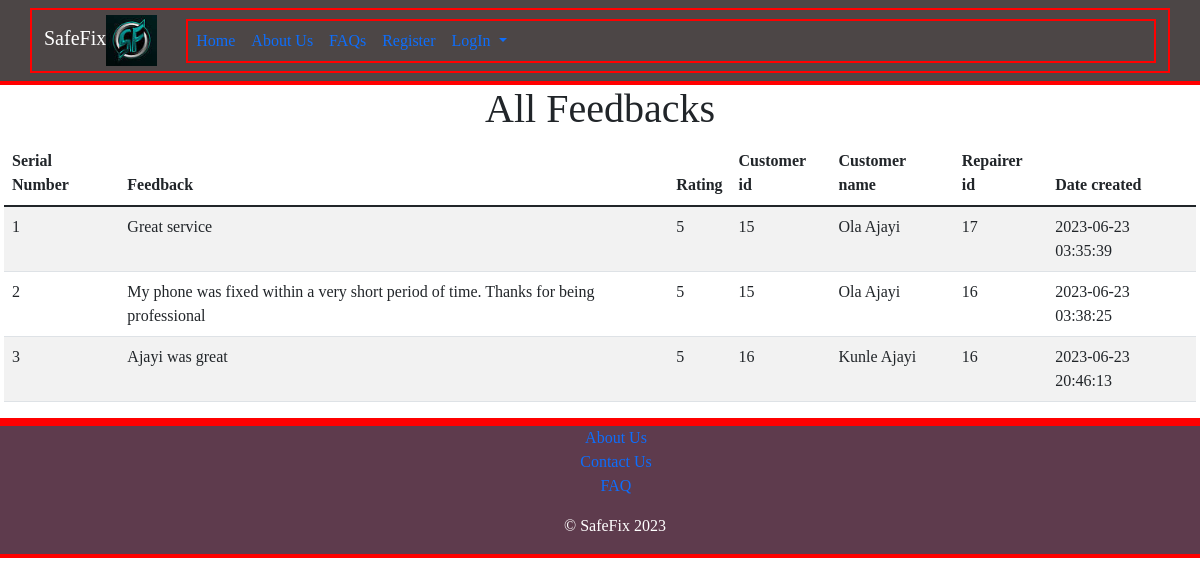
The app's page /adminAllFeedbacks.php with its own data.
### tables this page shows
CREATE TABLE `feedback` (
  `feedback_id` int(11) NOT NULL,
  `feedbacks` text NOT NULL,
  `rating` varchar(11) NOT NULL,
  `customer_id` int(11) NOT NULL,
  `repairer_id` int(11) NOT NULL,
  `date_created` timestamp NOT NULL DEFAULT current_timestamp()
);

### classes/dbconnection.php (called while the page is built, shortened)
<?php
class Dbconnection{
    private $conn;
    public function connect(){
        try{
            $this->conn = new PDO(self::DSN, self::DB_USERNAME, self::DB_PASSWORD);
            $this->conn->setAttribute(PDO::ATTR_ERRMODE, PDO::ERRMODE_EXCEPTION);
        }catch(PDOException $ex){
            error_log("Connection Unsuccessful". $ex->getMessage());
        }
        return $this->conn;
    }
}
?>

### classes/Feedback.php (called while the page is built, shortened)
<?php
require_once("Dbconnection.php");
class Feedback extends Dbconnection{
        public function fectchfeedback(){
             $sql = "SELECT feedbacks, rating, customer_id, repairer_id, date_created, concat(customer.cust_firstName, ' ', customer.cust_lastName) as 'customer name' FROM feedback INNER JOIN customer on feedback.customer_id = customer.cust_id";
            $stmt = $this->connect()->prepare($sql);
            $stmt->execute();
            $result = $stmt->fetchAll(PDO::FETCH_ASSOC);
            return $result;
        }
}

### adminAllFeedbacks.php (the view)
<?php
    require("classes/Feedback.php");
    $feedback = new Feedback();
    $allfeedbacks = $feedback->fectchfeedback();
?>
<?php
   require_once("partials/header1.php");
?>
    <div class="row">
    <div class="col-md-12">
    <table class="table table-striped">
        <h1 class="text-center">All Feedbacks</h1>
        <thead>
            <th>Serial Number</th>
            <th>Feedback</th>
            <th>Rating</th>
            <th>Customer id</th>
            <th>Customer name</th>
            <th>Repairer id</th>
            <th>Date created</th>
        </thead>
        <tbody>
            <?php
            $sn = 1;
                foreach($allfeedbacks as $feed){
                    ?>
                    <tr>
                        <td><?php echo $sn++ ?></td>
                        <td><?php echo $feed["feedbacks"] ?></td>
                        <td><?php echo $feed["rating"] ?></td>
                        <td><?php echo $feed["customer_id"] ?></td>
                        <td><?php echo $feed["customer name"] ?></td>
                        <td><?php echo $feed["repairer_id"] ?></td>
                        <td><?php echo $feed["date_created"] ?></td>
                    </tr>
<?php
                }
            ?>
        </tbody>
</table>
            </div>
            </div>
 <?php
  require_once("partials/footer.php");
?>

### assets/css/miniproject.css (style rules this page uses)
* { box-sizing:border-box; }
div { border:2px solid red; }
h1,h2,h3,h4,h5,p,a,button,input,div { font-family:algerian serif; }

### records on screen
feedback: feedbacks "Great service", rating "5", customer "15", customer "Ola Ajayi", repairer "17", date_created "2023-06-23 03:35:39"
feedback: feedbacks "My phone was fixed within a very short period of time. Thanks for being professional", rating "5", customer "15", customer "Ola Ajayi", repairer "16", date_created "2023-06-23 03:38:25"
feedback: feedbacks "Ajayi was great", rating "5", customer "16", customer "Kunle Ajayi", repairer "16", date_created "2023-06-23 20:46:13"
